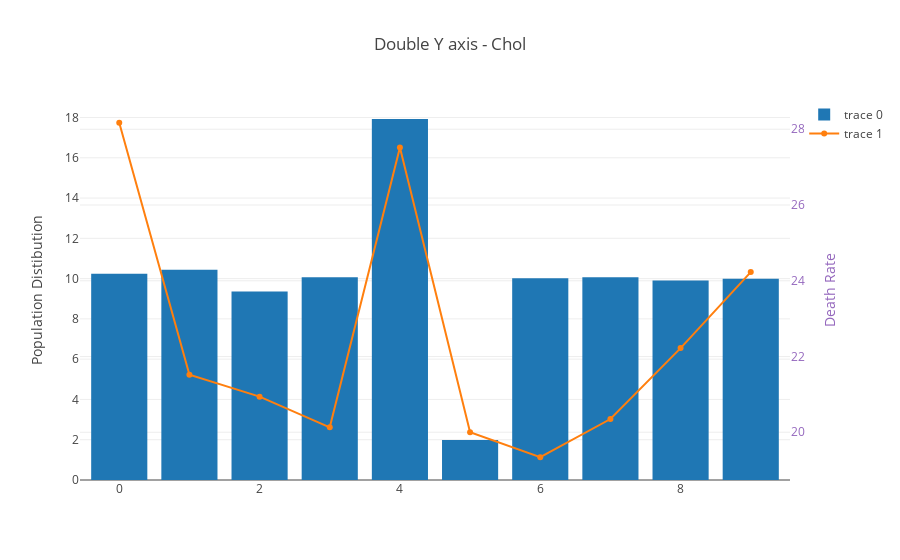
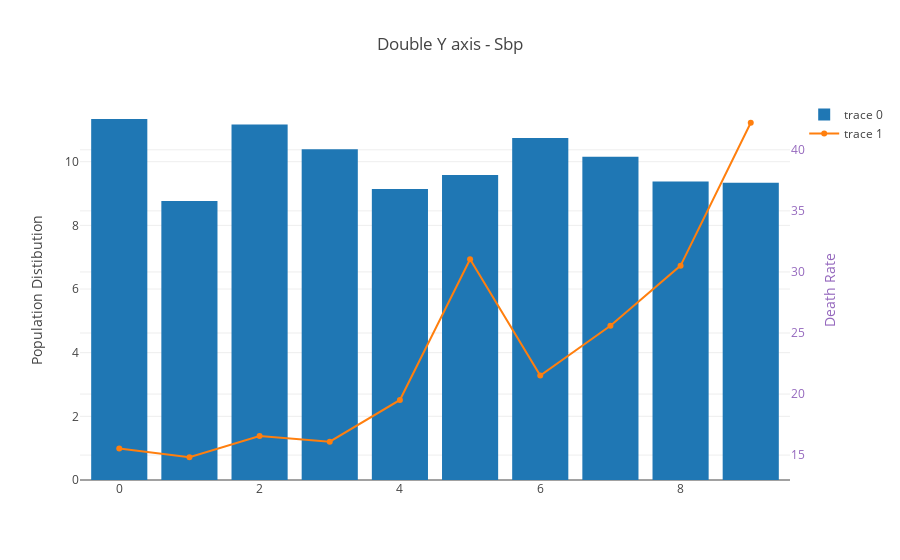
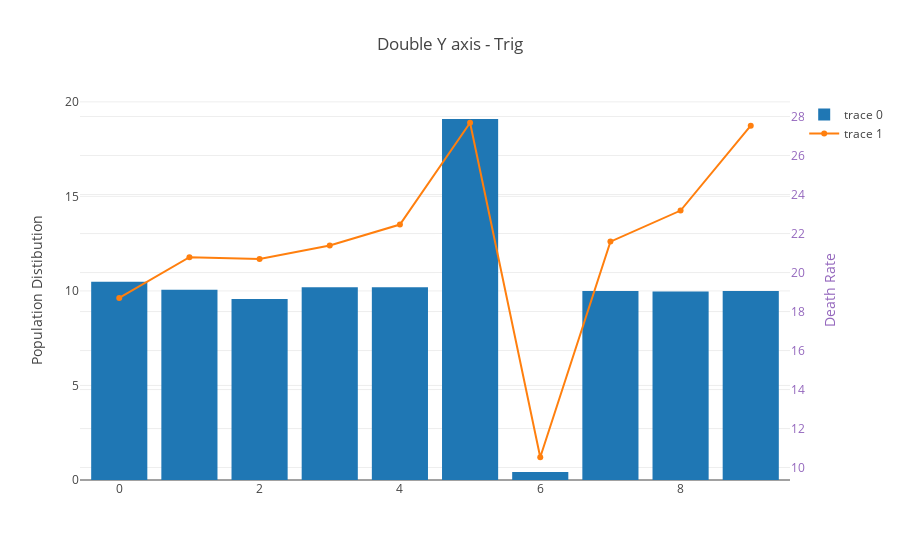
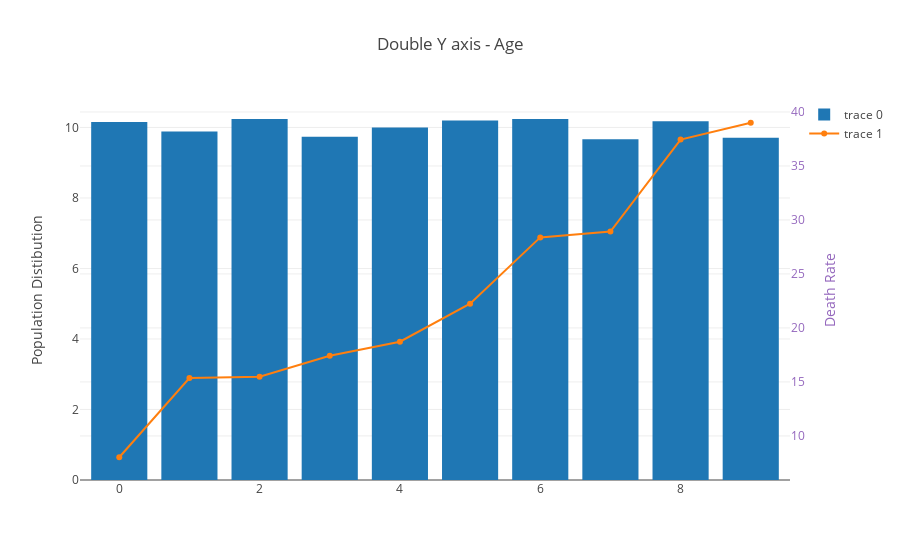

Notebook cell for these charts, in order:
### Markdown cell above
Plot death rates using numeric columns

### Code cell
plt_event_rate(er_data)

### Figure 1 — Plotly figure (JSON) as saved in the notebook; plotly's stock layout.template omitted (floating-point values rounded to 4 significant figures)
{"data": [{"type": "bar", "uid": "f34ade04-76b7-45bd-9dec-bbcdc4e74ee5", "x": [0, 1, 2, 3, 4, 5, 6, 7, 8, 9], "y": [10.24, 10.44, 9.359, 10.06, 17.93, 1.982, 10.02, 10.06, 9.91, 9.998]}, {"type": "scatter", "uid": "298b1890-150d-4747-9942-403d4572ae4b", "x": [0, 1, 2, 3, 4, 5, 6, 7, 8, 9], "y": [28.17, 21.52, 20.94, 20.13, 27.52, 20, 19.34, 20.35, 22.22, 24.23], "yaxis": "y2"}], "layout": {"title": {"text": "Double Y axis - Chol"}, "yaxis": {"title": {"text": "Population Distibution"}}, "yaxis2": {"overlaying": "y", "side": "right", "tickfont": {"color": "rgb(148, 103, 189)"}, "title": {"font": {"color": "rgb(148, 103, 189)"}, "text": "Death Rate"}}}}

### Figure 2 — Plotly figure (JSON) as saved in the notebook; plotly's stock layout.template omitted (floating-point values rounded to 4 significant figures)
{"data": [{"type": "bar", "uid": "cb168abc-7105-4a3b-880e-222d079b5d76", "x": [0, 1, 2, 3, 4, 5, 6, 7, 8, 9], "y": [11.34, 8.765, 11.16, 10.39, 9.139, 9.579, 10.75, 10.15, 9.381, 9.337]}, {"type": "scatter", "uid": "e0976d54-e969-4a61-ac94-0df1d401efaa", "x": [0, 1, 2, 3, 4, 5, 6, 7, 8, 9], "y": [15.53, 14.82, 16.57, 16.1, 19.52, 31.03, 21.52, 25.6, 30.52, 42.22], "yaxis": "y2"}], "layout": {"title": {"text": "Double Y axis - Sbp"}, "yaxis": {"title": {"text": "Population Distibution"}}, "yaxis2": {"overlaying": "y", "side": "right", "tickfont": {"color": "rgb(148, 103, 189)"}, "title": {"font": {"color": "rgb(148, 103, 189)"}, "text": "Death Rate"}}}}

### Figure 3 — Plotly figure (JSON) as saved in the notebook; plotly's stock layout.template omitted (floating-point values rounded to 4 significant figures)
{"data": [{"type": "bar", "uid": "d685ae7b-c521-41c0-ab10-b279ae4bae47", "x": [0, 1, 2, 3, 4, 5, 6, 7, 8, 9], "y": [10.48, 10.06, 9.579, 10.2, 10.2, 19.09, 0.4184, 9.998, 9.976, 9.998]}, {"type": "scatter", "uid": "3f938a23-86b2-4705-90ec-27c7c89ff882", "x": [0, 1, 2, 3, 4, 5, 6, 7, 8, 9], "y": [18.7, 20.79, 20.69, 21.38, 22.46, 27.68, 10.53, 21.59, 23.18, 27.53], "yaxis": "y2"}], "layout": {"title": {"text": "Double Y axis - Trig"}, "yaxis": {"title": {"text": "Population Distibution"}}, "yaxis2": {"overlaying": "y", "side": "right", "tickfont": {"color": "rgb(148, 103, 189)"}, "title": {"font": {"color": "rgb(148, 103, 189)"}, "text": "Death Rate"}}}}

### Figure 4 — Plotly figure (JSON) as saved in the notebook; plotly's stock layout.template omitted (floating-point values rounded to 4 significant figures)
{"data": [{"type": "bar", "uid": "3957b758-0dcc-4f56-a68e-cf703dde0108", "x": [0, 1, 2, 3, 4, 5, 6, 7, 8, 9], "y": [10.15, 9.888, 10.24, 9.734, 9.998, 10.2, 10.24, 9.667, 10.17, 9.712]}, {"type": "scatter", "uid": "14534f77-769e-4d06-b57c-89dea8a88b85", "x": [0, 1, 2, 3, 4, 5, 6, 7, 8, 9], "y": [8.026, 15.37, 15.48, 17.42, 18.72, 22.25, 28.39, 28.93, 37.45, 39.0], "yaxis": "y2"}], "layout": {"title": {"text": "Double Y axis - Age"}, "yaxis": {"title": {"text": "Population Distibution"}}, "yaxis2": {"overlaying": "y", "side": "right", "tickfont": {"color": "rgb(148, 103, 189)"}, "title": {"font": {"color": "rgb(148, 103, 189)"}, "text": "Death Rate"}}}}
